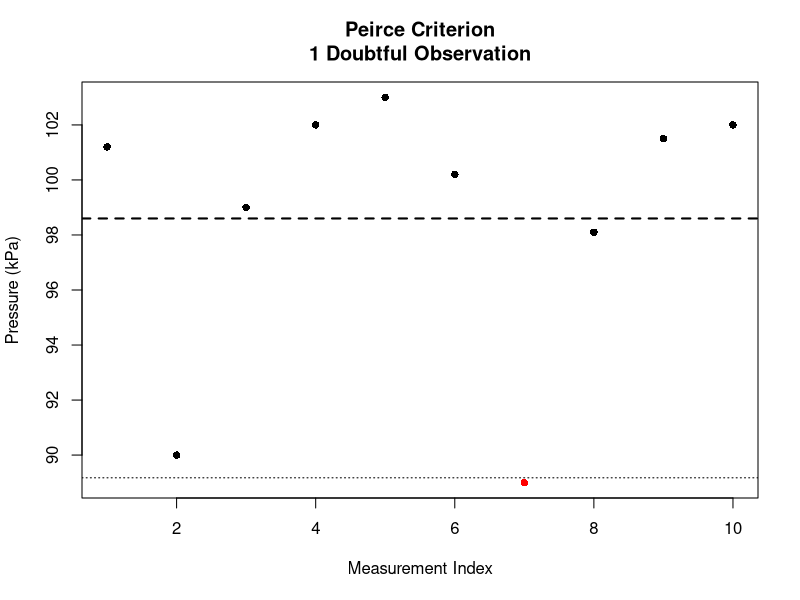
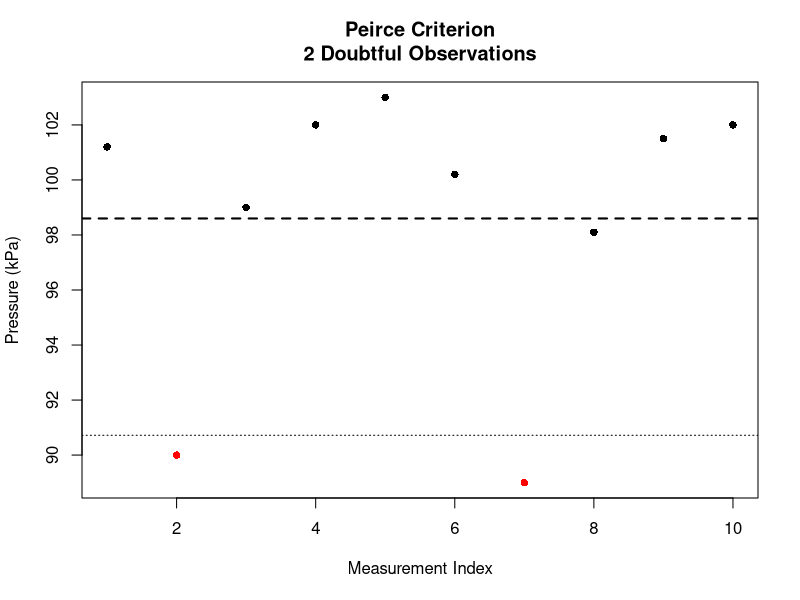
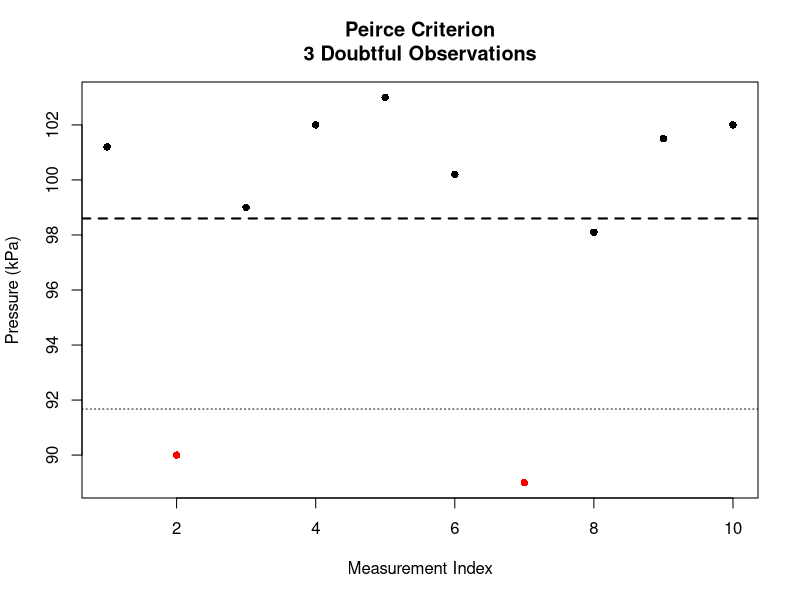

Generate these figures, in order, with R:
# Data values 
x <- c(101.2, 90.0, 99.0, 102.0, 103.0, 100.2, 89.0, 98.1, 101.5, 102.0)
n <- length(x)

# Mean and sample standard deviation (as in paper)
xm <- mean(x)
sigma <- sd(x)

# R values from Peirce's table for n = 10
R_values <- c(
  "1_doubtful" = 1.878,
  "2_doubtful" = 1.570,
  "3_doubtful" = 1.380
)

# Function to compute outliers for a given R
peirce_outliers <- function(x, xm, sigma, R) {
  deviation <- abs(x - xm)
  max_dev <- sigma * R
  deviation > max_dev # Boolean Value
}

# Identify outliers for each case
out_1 <- peirce_outliers(x, xm, sigma, R_values[1])
out_2 <- peirce_outliers(x, xm, sigma, R_values[2])
out_3 <- peirce_outliers(x, xm, sigma, R_values[3])

# Plots
plot_peirce <- function(x, xm, sigma, R, outliers, title) {
  max_dev <- sigma * R
  plot(
    x,
    pch = 16,
    col = ifelse(outliers, "red", "black"),
    ylab = "Pressure (kPa)",
    xlab = "Measurement Index",
    main = title
  )
  abline(h = xm, lwd = 2, lty = 2)
  abline(h = xm + max_dev, lty = 3)
  abline(h = xm - max_dev, lty = 3)
}

plot_peirce(
  x, xm, sigma, R_values[1], out_1,
  "Peirce Criterion\n1 Doubtful Observation"
)
plot_peirce(
  x, xm, sigma, R_values[2], out_2,
  "Peirce Criterion\n2 Doubtful Observations"
)
plot_peirce(
  x, xm, sigma, R_values[3], out_3,
  "Peirce Criterion\n3 Doubtful Observations"
)

